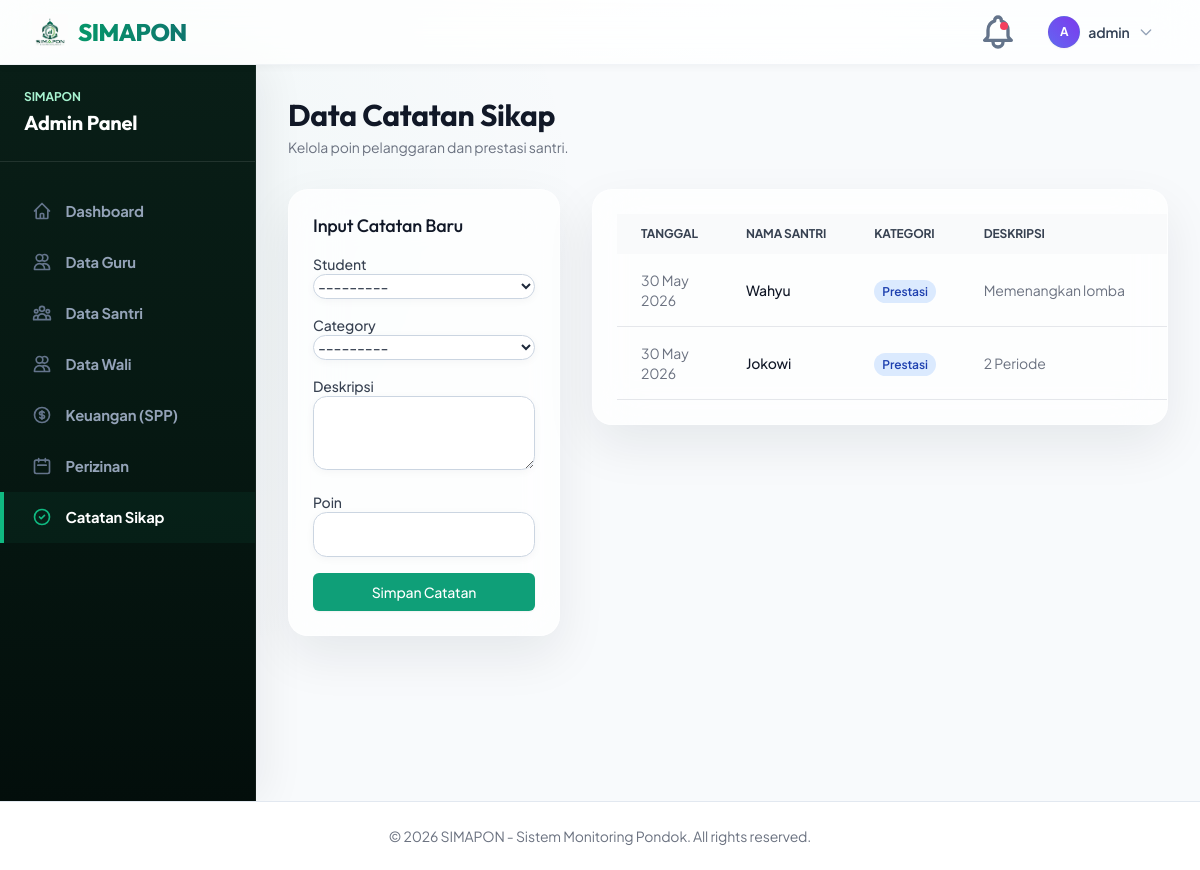
/dashboard/admin/behavior/ (signed in), run on the app's committed database.
### users/models.py (models this page shows, shortened)
class User(AbstractUser):
    is_admin = models.BooleanField(default=False)
    is_guru = models.BooleanField(default=False)
    is_parent = models.BooleanField(default=False)
    phone_number = models.CharField(max_length=15, blank=True, null=True)
    profile_picture = models.ImageField(upload_to=get_profile_upload_path, blank=True, null=True, verbose_name="Foto Profil")
    class Meta:
        db_table = 'simapon_user'

### behavior/models.py (models this page shows, shortened)
class BehaviorNote(models.Model):
    CATEGORY_CHOICES = [
        ('prestasi', 'Prestasi'),
        ('pelanggaran', 'Pelanggaran'),
    ]
    student = models.ForeignKey(Student, on_delete=models.CASCADE, related_name='behavior_notes')
    category = models.CharField(max_length=20, choices=CATEGORY_CHOICES)
    description = models.TextField(verbose_name="Deskripsi")
    points = models.IntegerField(verbose_name="Poin")
    date = models.DateField(auto_now_add=True, verbose_name="Tanggal")
    class Meta:
        db_table = 'simapon_catatan_perilaku'

### students/models.py (models this page shows)
class Student(models.Model):
    parent = models.ForeignKey(settings.AUTH_USER_MODEL, on_delete=models.CASCADE, related_name='children', limit_choices_to={'is_parent': True}, blank=True, null=True)
    nis = models.CharField(max_length=20, unique=True, verbose_name="NIS")
    name = models.CharField(max_length=100, verbose_name="Nama Lengkap")
    grade = models.CharField(max_length=50, verbose_name="Kelas")
    birth_date = models.DateField(verbose_name="Tanggal Lahir")
    photo = models.ImageField(upload_to=get_student_upload_path, blank=True, null=True, verbose_name="Foto Santri")
    class Meta:
        db_table = 'simapon_santri'
    def __str__(self):
        return f"{self.nis} - {self.name}"

### users/views.py (the view, shortened to what this page needs)
# urls.py: path('dashboard/admin/behavior/', views.admin_behavior_list, name='admin_behavior_list'),
@login_required
def admin_behavior_list(request):
    if not (request.user.is_admin or request.user.is_staff):
        return redirect('dashboard')
    if request.method == 'POST':
        form = BehaviorNoteForm(request.POST)
        if form.is_valid():
            form.save()
            messages.success(request, 'Catatan sikap berhasil ditambahkan.')
            return redirect('admin_behavior_list')
    else:
        form = BehaviorNoteForm()
    behaviors = BehaviorNote.objects.all().select_related('student').order_by('-date', '-id')
    return render(request, 'dashboards/admin/behavior.html', {'behaviors': behaviors, 'form': form})

### behavior/forms.py
class BehaviorNoteForm(forms.ModelForm):
    class Meta:
        model = BehaviorNote
        fields = ['student', 'category', 'description', 'points']
        widgets = {
            'description': forms.Textarea(attrs={'rows': 3}),
        }
    def __init__(self, *args, **kwargs):
        super().__init__(*args, **kwargs)
        for field in self.fields.values():
            field.widget.attrs.setdefault('class', 'form-control')

### users/context_processors.py (called while the page is built)
def notifications_processor(request):
    if request.user.is_authenticated:
        latest_notifications = request.user.notifications.all()[:10]
        unread_count = request.user.notifications.filter(is_read=False).count()
        return {
            'latest_notifications': latest_notifications,
            'unread_notifications_count': unread_count,
        }
    return {}

### templates/dashboards/admin/behavior.html (shortened to what this page needs)
{% extends 'dashboards/admin/base.html' %} {% block admin_content %}
<div class="mb-8 flex justify-between items-center">
  <div>
    <h2
      class="text-2xl font-bold leading-7 text-gray-900 sm:text-3xl sm:truncate"
    >
      Data Catatan Sikap
    </h2>
    <p class="mt-1 text-sm text-gray-500">
      Kelola poin pelanggaran dan prestasi santri.
    </p>
  </div>
</div>
<div class="grid grid-cols-1 lg:grid-cols-3 gap-8">
  <div class="lg:col-span-1">
    <div class="bg-white shadow sm:rounded-lg">
      <div class="px-4 py-5 sm:p-6">
        <h3 class="text-lg leading-6 font-medium text-gray-900 mb-4">
          Input Catatan Baru
        </h3>
        <form method="POST" class="space-y-4">
          {% csrf_token %} {% for field in form %}
          <div>
            <label
              for="{{ field.id_for_label }}"
              class="block text-sm font-medium text-gray-700"
              >{{ field.label }}</label
            >
            {{ field }}
          </div>
          {% endfor %}
          <button
            type="submit"
            class="w-full flex justify-center py-2 px-4 border border-transparent rounded-md shadow-sm text-sm font-medium text-white bg-primary hover:bg-secondary focus:outline-none focus:ring-2 focus:ring-offset-2 focus:ring-primary"
          >
            Simpan Catatan
          </button>
        </form>
      </div>
    </div>
  </div>
  <div class="lg:col-span-2">
    <div class="bg-white shadow sm:rounded-lg overflow-hidden">
      <div class="p-6">
        <table class="datatable w-full text-left text-sm text-gray-500">
          <thead class="text-xs text-gray-700 uppercase bg-gray-50">
            <tr>
              <th class="px-6 py-3">Tanggal</th>
              <th class="px-6 py-3">Nama Santri</th>
              <th class="px-6 py-3">Kategori</th>
              <th class="px-6 py-3">Deskripsi</th>
              <th class="px-6 py-3">Poin</th>
            </tr>
          </thead>
          <tbody>
            {% for behavior in behaviors %}
            <tr class="border-b hover:bg-gray-50">
              <td class="px-6 py-4">{{ behavior.date|date:"d M Y" }}</td>
              <td class="px-6 py-4 font-medium text-gray-900">
                {{ behavior.student.name }}
              </td>
              <td class="px-6 py-4">
                {% if behavior.category == 'prestasi' %}
                <span
                  class="px-2 py-1 text-xs font-semibold rounded-full bg-blue-100 text-blue-800"
                  >Prestasi</span
                >
                {% else %}
                <span
                  class="px-2 py-1 text-xs font-semibold rounded-full bg-red-100 text-red-800"
                  >Pelanggaran</span
                >
                {% endif %}
              </td>
              <td class="px-6 py-4 truncate max-w-xs">
                {{ behavior.description }}
              </td>
              <td class="px-6 py-4 font-bold">{{ behavior.points }}</td>
            </tr>
            {% endfor %}
          </tbody>
        </table>
      </div>
    </div>
  </div>
</div>
{% endblock %}

### templates/base.html (shortened to what this page needs)
<!doctype html>
{% load static %}
<html lang="id">
  <head>
    <script src="https://cdn.tailwindcss.com"></script>
    <link
      href="https://cdn.jsdelivr.net/npm/simple-datatables@latest/dist/style.css"
      rel="stylesheet"
      type="text/css"
    />
    <link href="{% static 'css/simapon.css' %}" rel="stylesheet" />
  </head>
  <body class="text-slate-800 antialiased min-h-screen flex flex-col font-sans">
    <nav class="app-navbar w-full z-30 top-0 sticky">
      <div class="max-w-7xl mx-auto px-4 sm:px-6 lg:px-8">
        <div class="flex justify-between h-16">
          <div class="flex items-center">
            <a
              href="{% url 'landing' %}"
              class="flex-shrink-0 flex items-center gap-2.5 group"
            >
              <img
                src="{% static 'logo-simapon.png' %}"
                alt="SIMAPON Logo"
                class="h-9 w-auto object-contain transition-transform duration-300 group-hover:scale-105"
              />
              <span class="font-extrabold text-2xl tracking-tight font-display bg-gradient-to-r from-emerald-600 to-teal-700 bg-clip-text text-transparent"
                >SIMAPON</span
              >
            </a>
          </div>
          <div class="flex items-center gap-2 sm:gap-4">
            {% if user.is_authenticated %}
            <div class="relative group" id="notification-dropdown">
              <button
                class="nav-link flex items-center justify-center w-10 h-10 rounded-lg p-0 relative hover:bg-slate-100 transition-colors"
                type="button"
                id="notification-bell-btn"
                title="Notifikasi"
              >
                {% if unread_notifications_count > 0 %}
                <span class="absolute top-2.5 right-2.5 block h-2 w-2 rounded-full bg-rose-500" id="notif-badge"></span>
                {% endif %}
              </button>
            </div>
            <div class="relative group">
              <button
                class="nav-account flex items-center gap-2 group"
                type="button"
              >
                {% if user.profile_picture %}
                  <img src="{{ user.profile_picture.url }}" alt="{{ user.username }}" class="w-8 h-8 rounded-full object-cover shadow-sm border border-emerald-500/10 transition-transform duration-300 group-hover:scale-105">
                {% else %}
                  <div class="w-8 h-8 rounded-full flex items-center justify-center font-bold text-xs text-white shadow-sm border border-emerald-500/10 transition-transform duration-300 group-hover:scale-105
                    {% if user.is_admin %}
                      bg-gradient-to-tr from-indigo-500 to-violet-600
                    {% elif user.is_guru %}
                      bg-gradient-to-tr from-emerald-400 to-teal-600
                    {% else %}
                      bg-gradient-to-tr from-sky-400 to-blue-600
                    {% endif %}">
                    {{ user.username|slice:":1"|upper }}
                  </div>
                {% endif %}
                <span class="truncate max-w-32 sm:max-w-none text-slate-700 font-semibold text-sm">
                  {% if user.username|length > 12 %}
                    {{ user.username|slice:":12" }}...
                  {% else %}
                    {{ user.username }}
                  {% endif %}
                </span>
                <svg
                  class="w-4 h-4 text-slate-400 group-hover:text-slate-700 transition-colors"
                  fill="none"
                  stroke="currentColor"
                  viewBox="0 0 24 24"
                >
                  <path
                    stroke-linecap="round"
                    stroke-linejoin="round"
                    stroke-width="2"
                    d="M19 9l-7 7-7-7"
                  ></path>
                </svg>
              </button>
            </div>
            {% endif %}
          </div>
        </div>
      </div>
    </nav>
    <main class="flex-grow">
      {% block content %} {% endblock %}
    </main>
    <footer class="bg-white border-t border-slate-200 mt-auto">
      <div class="max-w-7xl mx-auto py-6 px-4 sm:px-6 lg:px-8">
        <p class="text-center text-sm text-gray-500">
          &copy; {% now "Y" %} SIMAPON - Sistem Monitoring Pondok. All rights
          reserved.
        </p>
      </div>
    </footer>
  </body>
</html>

### static/css/simapon.css (style rules this page uses)
:root { color-scheme: light; --primary-h: 162; --primary-s: 84%; --primary-l: 32%; --primary: hsl(var(--primary-h), var(--primary-s), var(--primary-l)); --primary-light: hsl(var(--primary-h), var(--primary-s), 42%); --primary-dark: hsl(var(--primary-h), var(--primary-s), 20%); --secondary-h: 199; --secondary-s: 92%; --secondary-l: 48%; --secondary: hsl(var(--secondary-h), var(--secondary-s), var(--secondary-l)); --secondary-light: hsl(var(--secondary-h), var(--secondary-s), 60%); --ink: #0f172a; --muted: #475569; --line: rgba(148, 163, 184, 0.12); --surface: #f8fafc; --radius-lg: 1.25rem; --radius-md: 0.85rem; --shadow-sm: 0 2px 8px rgba(15, 23, 42, 0.04); --shadow-md: 0 10px 30px rgba(15, 23, 42, 0.05); --shadow-lg: 0 20px 50px rgba(15, 23, 42, 0.08); }
* { letter-spacing: -0.01em; box-sizing: border-box; }
body { min-height: 100vh; background: radial-gradient(circle at 10% 10%, hsla(var(--primary-h), var(--primary-s), var(--primary-l), 0.05), transparent 45rem), radial-gradient(circle at 90% 20%, hsla(var(--secondary-h), var(--secondary-s), var(--secondary-l), 0.04), transparent 40rem), linear-gradient(180deg, #ffffff 0%, var(--surface) 50%, #f1f5f9 100%); font-family: 'Plus Jakarta Sans', ui-sans-serif, system-ui, -apple-system, sans-serif; color: #334155; }
h1, h2, h3, h4, h5, h6, .font-display { font-family: 'Outfit', ui-sans-serif, system-ui, sans-serif; }
.app-navbar { background: rgba(255, 255, 255, 0.75); border-bottom: 1px solid var(--line); box-shadow: var(--shadow-sm); backdrop-filter: blur(20px); -webkit-backdrop-filter: blur(20px); transition: all 0.3s ease; }
.nav-link, .nav-account { display: inline-flex; align-items: center; min-height: 2.5rem; border-radius: var(--radius-md); padding: 0.5rem 0.9rem; color: #475569; font-size: 0.875rem; font-weight: 700; transition: all 0.2s cubic-bezier(0.4, 0, 0.2, 1); }
.app-panel, .bg-white.shadow, .bg-white.shadow-xl, .bg-white.overflow-hidden.shadow { border: 1px solid var(--line); box-shadow: var(--shadow-lg); border-radius: var(--radius-lg); transition: all 0.3s cubic-bezier(0.4, 0, 0.2, 1); background: #ffffff; }
input:not([type="checkbox"]):not([type="radio"]):not([type="file"]), select, textarea { width: 100%; border: 1px solid #cbd5e1; border-radius: var(--radius-md); background-color: #ffffff; padding: 0.7rem 0.9rem; color: var(--ink); font-size: 0.875rem; box-shadow: var(--shadow-sm); transition: all 0.2s cubic-bezier(0.4, 0, 0.2, 1); outline: none; }
table { border-collapse: separate; border-spacing: 0; width: 100%; }
thead th { white-space: nowrap; }
.app-panel, .bg-white.shadow, .bg-white.shadow-xl, .bg-white.overflow-hidden.shadow, .bg-white.shadow-md { background: rgba(255, 255, 255, 0.72) !important; backdrop-filter: blur(24px) !important; -webkit-backdrop-filter: blur(24px) !important; border: 1px solid rgba(255, 255, 255, 0.48) !important; box-shadow: var(--shadow-lg) !important; border-radius: var(--radius-lg) !important; transition: all 0.3s cubic-bezier(0.4, 0, 0.2, 1) !important; }

### data on the page
User: username "A", username "admin"
BehaviorNote: date "30 May 2026", student.name "Wahyu", category "Prestasi", description "Memenangkan lomba"
BehaviorNote: date "30 May 2026", student.name "Jokowi", category "Prestasi", description "2 Periode"

### other printed values
{{ field.label }} "Student" "Category" "Deskripsi" "Poin"
